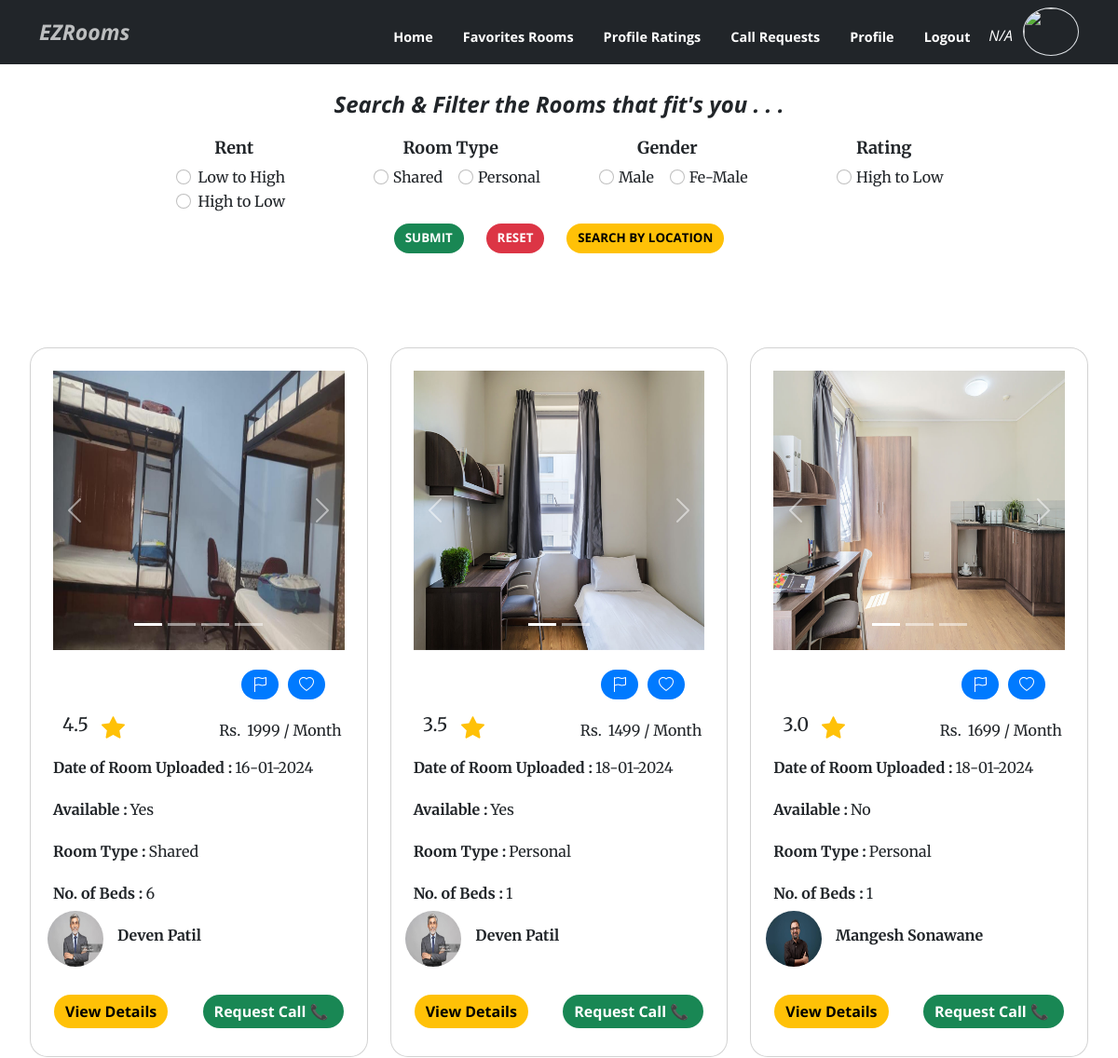
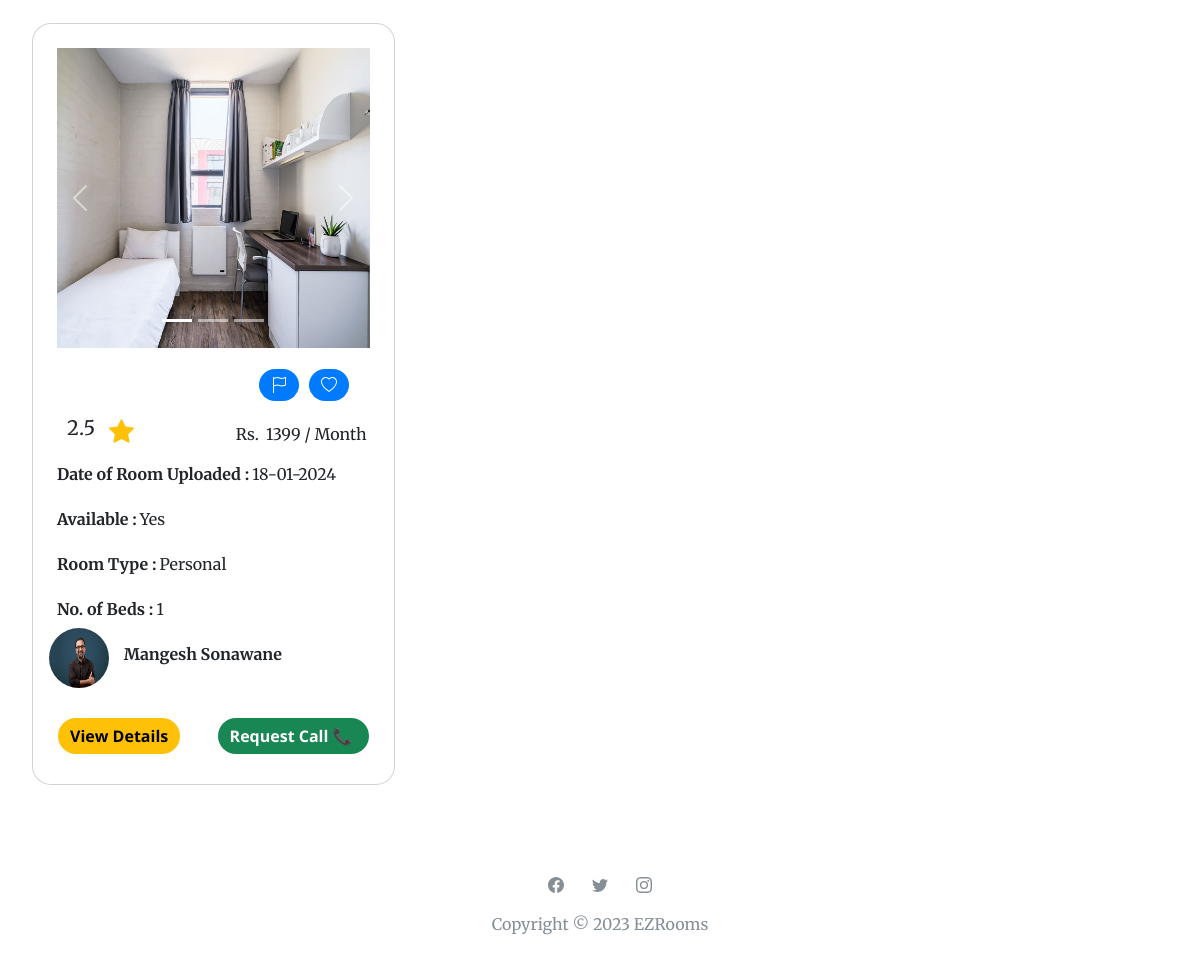
/Users/Student/index.php (signed in), run on the app's committed database (2 pictures, top to bottom).
### tables this page shows
CREATE TABLE `room_img` (
  `img_id` int(11) NOT NULL,
  `room_id` varchar(36) NOT NULL,
  `img_path` varchar(500) NOT NULL
);

CREATE TABLE `rooms` (
  `room_id` varchar(36) NOT NULL,
  `owner_id` varchar(36) NOT NULL,
  `room_upload_date` date NOT NULL DEFAULT current_timestamp(),
  `room_gender` varchar(50) NOT NULL,
  `room_rent` varchar(10) NOT NULL,
  `room_add` varchar(500) NOT NULL,
  `room_status` varchar(20) NOT NULL,
  `room_available_date` date NOT NULL,
  `room_type` varchar(12) NOT NULL,
  `room_beds` int(11) NOT NULL,
  `room_lat` varchar(200) NOT NULL,
  `room_lng` varchar(200) NOT NULL,
  `room_am` varchar(1024) NOT NULL,
  `room_tnc` varchar(1024) NOT NULL,
  `room_views` int(11) NOT NULL
);

CREATE TABLE `owners` (
  `owner_id` varchar(36) NOT NULL,
  `owner_photo` varchar(500) NOT NULL,
  `owner_fname` varchar(20) NOT NULL,
  `owner_lname` varchar(20) NOT NULL,
  `owner_phno` varchar(11) NOT NULL,
  `owner_email` varchar(60) NOT NULL,
  `owner_username` varchar(30) NOT NULL,
  `owner_password` varchar(30) NOT NULL,
  `acs_date` date NOT NULL DEFAULT current_timestamp()
);

### Users/Student/index.php (the view, shortened to what the rows shown need)
<!DOCTYPE html>
<html lang="en">
<head>
  <link rel="stylesheet" href="assets/bootstrap/css/bootstrap.min.css?h=d3f7704f27950e30f79f7693f94faa7c">
  <link rel="stylesheet" href="assets/css/styles.min.css?h=a854b57ef9592cf677f3407274b69b24">
</head>
<body id="page-top" data-bs-spy="scroll" data-bs-target="#mainNav" data-bs-offset="57">
  <div class="container py-4 py-xl-5" style="margin-top: 50px;">
    <div class="row mb-5">
      <form method="POST">
        <div class="col-10 text-center mx-auto">
          <h2 style="font-size: 24px;margin-bottom: 18px;"><strong><em>Search &amp; Filter the Rooms that fit's you . .
                .</em></strong></h2>
        </div>
      </form>
                    <?php
                    include("../connection.php");
                    $sql2 = "SELECT * FROM rooms";
                    $result2 = $conn->query($sql2);
                    ?>
    </div>
  </div>
  <div class="row gy-4 row-cols-1 row-cols-md-2 row-cols-xl-3"
    style=" margin-top: -29px; margin-left:20px; margin-right:20px;" id="filteredRoom">
    <?php
    include '../connection.php';
    function fetchFilteredRooms($conn, $filterOptions)
    {
      $sql = "SELECT * FROM rooms";
      if (isset($filterOptions['def'])) {
        $conditionsApplied = true;
      } elseif (isset($filterOptions['high_rated'])) {
        $sql .= " ORDER BY (SELECT AVG(rr_rating) FROM room_reviews WHERE room_reviews.room_id = rooms.room_id) DESC";
        $conditionsApplied = true;
      }
      $result = mysqli_query($conn, $sql);
      if ($result) {
        $filteredRooms = mysqli_fetch_all($result, MYSQLI_ASSOC);
      } else {
        $filteredRooms = [];
      }
      return $filteredRooms;
    }
    $filterOptions = [
      'price' => isset($_POST['price']) ? $_POST['price'] : null,
      'available_only' => isset($_POST['available_only']),
      'high_rated' => isset($_POST['high_rated']),
      'type' => isset($_POST['type']) ? $_POST['type'] : null,
      'gender' => isset($_POST['gender']) ? $_POST['gender'] : null,
    ];
    $filteredRoomData = fetchFilteredRooms($conn, $filterOptions);
    foreach ($filteredRoomData as $room):
      ?>
      <div class="col">
        <div class="card" style="border-radius: 19px;">
          <div class="card-body p-4" style="box-shadow: 0px 0px;">
            <?php
            $roomId = $room['room_id'];
            $imageUrls = fetchImageUrls($conn, $roomId);
            $carouselId = 'carousel-' . $roomId;
            ?>
            <div class="carousel slide" data-bs-ride="false" id="<?php echo $carouselId; ?>" style="margin-top: 0;">
              <div class="carousel-inner">
                <?php foreach ($imageUrls as $index => $imageUrl): ?>
                  <div class="carousel-item <?= ($index === 0) ? 'active' : ''; ?>">
                    <img height="300px" width="450px" class="w-100 d-block" src="<?php echo $imageUrl['img_path']; ?>"
                      alt="Room Image">
                  </div>
                <?php endforeach; ?>
              </div>
              <div>
                <a class="carousel-control-prev" href="#<?php echo $carouselId; ?>" role="button" data-bs-slide="prev">
                  <span class="carousel-control-prev-icon"></span>
                </a>
                <a class="carousel-control-next" href="#<?php echo $carouselId; ?>" role="button" data-bs-slide="next">
                  <span class="carousel-control-next-icon"></span>
                </a>
              </div>
              <ol class="carousel-indicators">
                <?php foreach ($imageUrls as $index => $imageUrl): ?>
                  <li data-bs-target="#<?php echo $carouselId; ?>" data-bs-slide-to="<?= $index; ?>" <?= ($index === 0) ? 'class="active"' : ''; ?>></li>
                <?php endforeach; ?>
              </ol>
            </div>
            <div style="margin:10px; height:44px;">
              <a class="btn btn-primary d-inline-flex float-end"
                href="addToFavorites.php?roomId=<?php echo $room['room_id']; ?>"
                style="background: var(--swiper-theme-color);padding: 8px 12px;margin: 1px;margin-top: 11px;margin-left: -1px;margin-right: 11px;"
                title="Add to Favorites">
              </a>
              <button class="btn btn-primary d-inline-flex float-end" data-bs-toggle="modal"
                data-bs-target="#exampleModal<?php echo $room['room_id']; ?>"
                style="background: var(--swiper-theme-color);padding: 8px 12px;margin: 1px;margin-top: 11px;margin-left: -1px;margin-right: 11px;"
                title="Add Room">
              </button>
            </div>
            <div style="height: 36px;margin: 3px;">
              <?php
              include '../connection.php';
              $averageRating = getAverageRating($conn, $roomId);
              ?>
              <p class="d-inline-flex float-start" style="margin-left: 7px; margin-top: 1px; font-size: 20px;">
                <?php echo number_format($averageRating, 1);     ?>
              </p>
              <p class="d-inline-flex float-end" style="margin-top: 10px;">
                <?php echo $room['room_rent']; ?> / Month
              </p>
              <p class="d-inline-flex float-end" style="margin-right: 7px;margin-top: 10px;">Rs.</p>
            </div>
            <div style="height: 31px;margin: 0;margin-left: 0;margin-top: 14px;">
              <p class="d-inline-flex float-start"
                style="margin: 0;margin-left: 0;margin-top: 0;margin-right: 3px;font-weight: bold;">
                Date of Room Uploaded : </p>
              <?php $originalDate = $room['room_upload_date'];
                $dateTime = new DateTime($originalDate);
                $formattedDate = $dateTime->format('d-m-Y');
                ?>
              <p class="d-inline-flex float-start" style="margin-top: 0;margin-left: 0;">
                <?php echo ($formattedDate); ?>
              </p>
            </div>
            <div style="height: 31px;margin: 0;margin-left: 0;margin-top: 14px;">
              <p class="d-inline-flex float-start"
                style="margin: 0;margin-left: 0;margin-top: 0;margin-right: 3px;font-weight: bold;">
                Available : </p>
              <p class="d-inline-flex float-start" style="margin-top: 0;margin-left: 0;">
                <?php echo ($room['room_status'] == 'Available') ? 'Yes' : 'No'; ?>
              </p>
            </div>
            <div style="height: 31px;margin: 0;margin-left: 0;margin-top: 14px;">
              <p class="d-inline-flex float-start"
                style="margin: 0;margin-left: 0;margin-top: 0;margin-right: 3px;font-weight: bold;">
                Room Type : </p>
              <p class="d-inline-flex float-start" style="margin-top: 0;margin-left: 0;">
                <?php echo ($room['room_type']); ?>
              </p>
            </div>
            <div style="height: 31px;margin: 0;margin-left: 0;margin-top: 14px;">
              <p class="d-inline-flex float-start"
                style="margin: 0;margin-left: 0;margin-top: 0;margin-right: 3px;font-weight: bold;">
                No. of Beds : </p>
              <p class="d-inline-flex float-start" style="margin-top: 0;margin-left: 0;">
                <?php echo ($room['room_beds']); ?>
              </p>
            </div>
            <div style="display: inline-flex; margin-left: -115px;">
              <?php
              include '../connection.php';
              $ownerId = $room['owner_id'];
              $ownerDetails = fetchOwnerDetails($conn, $ownerId);
              $ownerPhoto = $ownerDetails ? $ownerDetails['owner_photo'] : 'https://shorturl.at/oEJ57';
              $ownerFullName = $ownerDetails ? $ownerDetails['owner_fname'] . ' ' . $ownerDetails['owner_lname'] : 'N/A';
              ?>
              <p class="d-inline-flex float-start"
                style="margin: 0;margin-left: 0;margin-top: 0;margin-right: 3px;font-weight: bold;">
                <img src="<?php echo $ownerPhoto; ?>" alt="" style="border-radius: 31px; width: 60px; height: 60px;">
              </p>
              <p class="fw-bold mb-0" style="margin-top: 14px; margin-left: 12px;">
                <?php echo $ownerFullName; ?>
              </p>
            </div>
            <br>
            <div style="height: 43px;margin: 0;margin-left: 0;margin-top: 23px;padding: 1px;">
              <a class="btn btn-warning text-capitalize d-inline-flex float-start" role="button"
                href="room.php?room_id=<?php echo $room['room_id']; ?>" name="see_room">
                View Details
              </a>
              <form id="requestCallForm" action="reqCall.php" method="POST">
                <button class="btn btn-success text-capitalize d-inline-flex float-end" type="submit">
                  Request Call 📞&nbsp;
                </button>
              </form>
            </div>
          </div>
        </div>
      </div>
    <?php endforeach; ?>
  </div>
    <?php
    function fetchImageUrls($conn, $roomId)
    {
      $sql = "SELECT img_path FROM room_img WHERE room_id = '$roomId'";
      $result = mysqli_query($conn, $sql);
      if ($result) {
        $imageUrls = mysqli_fetch_all($result, MYSQLI_ASSOC);
        return $imageUrls;
      } else {
        return [];
      }
    }
    function getAverageRating($conn, $roomId)
    {
      $sql = "SELECT AVG(rr_rating) AS average_rating FROM room_reviews WHERE room_id = '$roomId'";
      $result = mysqli_query($conn, $sql);
      if ($result) {
        $row = mysqli_fetch_assoc($result);
        return $row['average_rating'];
      } else {
        return false;
      }
    }
    function fetchOwnerDetails($conn, $ownerId)
    {
      $sql = "SELECT owner_fname, owner_lname, owner_photo FROM owners WHERE owner_id = '$ownerId'";
      $result = mysqli_query($conn, $sql);
      if ($result) {
        $row = mysqli_fetch_assoc($result);
        return $row;
      } else {
        return false;
      }
    }
    ?>
</body>
</html>

### data on the page
rooms: averageRating "4.5", room_rent "1999", room_upload_date "16-01-2024", room_status "Yes", room_type "Shared", room_beds "6", owner.owner_photo (picture), owner.owner_lname "Deven Patil"
room_img: img_path (picture)
rooms: averageRating "3.5", room_rent "1499", room_upload_date "18-01-2024", room_status "Yes", room_type "Personal", room_beds "1", owner.owner_photo (picture), owner.owner_lname "Deven Patil"
room_img: img_path (picture)
rooms: averageRating "3.0", room_rent "1699", room_upload_date "18-01-2024", room_status "No", room_type "Personal", room_beds "1", owner.owner_photo (picture), owner.owner_lname "Mangesh Sonawane"
room_img: img_path (picture)
rooms: averageRating "2.5", room_rent "1399", room_upload_date "18-01-2024", room_status "Yes", room_type "Personal", room_beds "1", owner.owner_photo (picture), owner.owner_lname "Mangesh Sonawane"
room_img: img_path (picture)

### other printed values
$stud_username "N/A"
